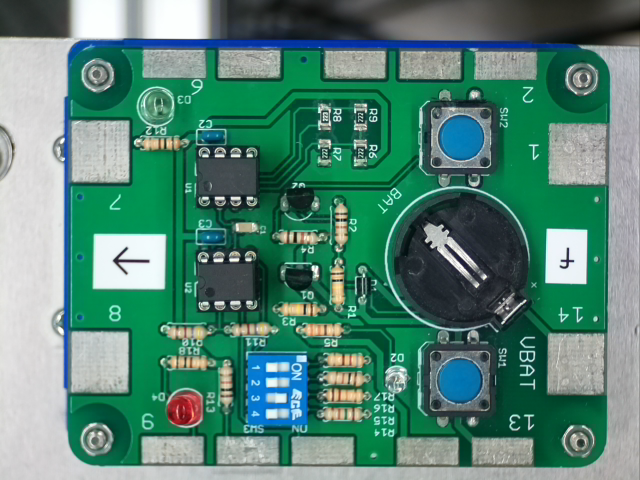
#> input picture sei1.png, 640 x 480 px
$ python direction_detection.py
#> lines starting #> are read from the running program, lines starting #| are printed output that depends on the picture
# -*- coding: utf-8 -*-

import cv2
import numpy as np

def main():

# [7 lines of commented-out code are left out]
    src_img = cv2.imread( "sei1.png" )
#> src_img is the input picture: shape (480, 640, 3); mean B, G, R 117.5, 132.3, 84.5
# [5 lines of commented-out code are left out]

    temprate_img = cv2.imread( "switch_model.png" )
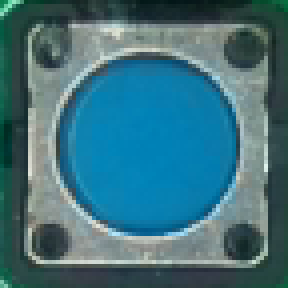
#> input picture switch_model.png, 72 x 72 px (shown 4 times larger)
#> temprate_img is the input picture: shape (72, 72, 3); mean B, G, R 125.1, 112.8, 63.1

    Capture_size_r, Capture_size_c, Capture_size_color = src_img.shape   # 入力画像の高さ、幅、（色）を取得
#> Capture_size_r = 480; Capture_size_c = 640; Capture_size_color = 3

    pixel_mag = 1.0
    pixel_mag = Capture_size_r/480*1.0;	   # 画素数680:480を1.0としたときの入力画像の倍率を求める
#> pixel_mag = 1
    print( pixel_mag )
#| 1.0
# [12 lines of commented-out code are left out]


    sw_default_ulc_fr = 60		# 基板正向き時のスイッチの検査範囲の左上座標:行成分
    sw_default_ulc_fc = 380		# 列成分

    sw_offset_fr = int( sw_default_ulc_fr*pixel_mag )	# 入力画像の画素数に合わせて処理時の座標を求める
#> sw_offset_fr = 60
    sw_offset_fc = int( sw_default_ulc_fc*pixel_mag )
#> sw_offset_fc = 380

    sw_height = int( 130*pixel_mag )	# スイッチの検査範囲
#> sw_height = 130
    sw_width = int( 130*pixel_mag )		# スイッチの検査範囲
#> sw_width = 130

    model_size_r, model_size_c, model_size_color = temprate_img.shape   # 入力画像の高さ、幅、色を取得
#> model_size_r = 72; model_size_c = 72; model_size_color = 3
    temprate_img = cv2.resize( temprate_img , ( int( model_size_c*pixel_mag ), int( model_size_r*pixel_mag ) ) )

    sw_match_threshold = 0.5	# スイッチのパターンマッチングの一致率しきい値


    # 画像処理
    hsv_img = cv2.cvtColor( src_img, cv2.COLOR_BGR2HSV )	# HSVに変換する。
#> hsv_img: shape (480, 640, 3); mean H, S, V 75.4, 120, 137.1
    split_img = cv2.split( hsv_img )


# 正向き判定　タクトスイッチの位置を判定する。
    cropped_img = src_img[sw_offset_fr:sw_offset_fr + sw_height, sw_offset_fc:sw_offset_fc + sw_width]
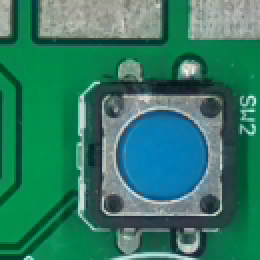
#> cropped_img: shape (130, 130, 3) (shown 2 times larger); mean B, G, R 102.2, 121.9, 49
    temprate_img = cv2.cvtColor( temprate_img,cv2.COLOR_BGR2GRAY )
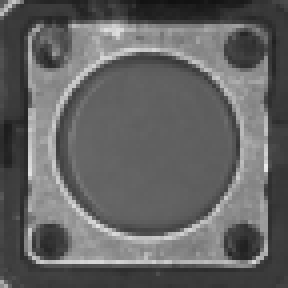
#> temprate_img: shape (72, 72) (shown 4 times larger); min 17, max 234, mean 99.3
    cropped_img = cv2.cvtColor( cropped_img,cv2.COLOR_BGR2GRAY )
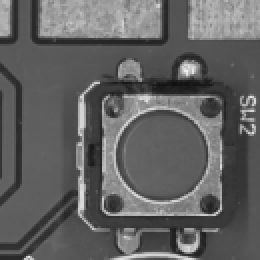
#> cropped_img: shape (130, 130) (shown 2 times larger); min 17, max 242, mean 97.8
    #cv2.imshow( "sw F image", cropped_img )
    res = cv2.matchTemplate( cropped_img, temprate_img, cv2.TM_CCOEFF_NORMED )	# テンプレートマッチング
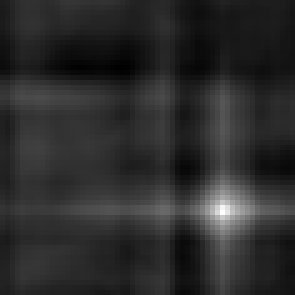
#> res: shape (59, 59) float32 (shown 5 times larger); min -0.197, max 0.96, mean 0.00452; drawn with min black and max white
    loc = np.where( res >= sw_match_threshold )
#> loc = 25 positions, rows 39 to 44, columns 42 to 48
    h, w = temprate_img.shape
#> h = 72; w = 72
    cropped_img = cv2.cvtColor( cropped_img, cv2.IMREAD_GRAYSCALE )
#> cropped_img: shape (130, 130, 4)
    sw_result = 0
    for pt in zip( *loc[::-1] ):	# マッチング率の高い場所表示
        cv2.rectangle( cropped_img, pt, (pt[0] + w, pt[1] + h), (0, 0, 255), 2 )
        sw_result += 1
#> this loop made 25 passes
#> pt on passes 1 to 12: (44, 39), (45, 39), (43, 40), (44, 40), (45, 40), (46, 40), (42, 41), (43, 41), (44, 41), (45, 41), (46, 41), (47, 41)
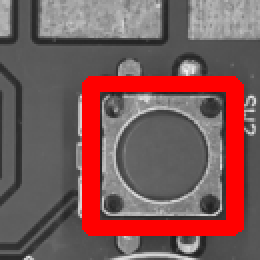
#> cropped_img: shape (130, 130, 4) (shown 2 times larger); mean B, G, R, A 87.9, 87.9, 124.4, 218.5
#> after the loop, sw_result = 25

    cv2.imshow( "result F match", cropped_img )
    print( "match result F:", sw_result)
#| match result F: 25


    if sw_result > 0:	# 緑の面積がある程度以上だったら、
        print( "OK" )
    else:
        print( "NG" )


# [9 lines of commented-out code are left out]
    cv2.imshow( "source image", src_img )					# 表示する。
#   cv2.imshow( "gray scale image", gray_img )				# 表示する。
#   cv2.imshow( "blue channel image", blue_img )			# 表示する。
#   cv2.imshow( "green channel image", green_img )			# 表示する。
#   cv2.imshow( "red channel image", red_img )				# 表示する。
#   cv2.imshow( "gray scale inverted image", inverted_img )	# 表示する。
#   print( "Result", result )

    cv2.waitKey( 0 )	# 表示のアクションを起こす。
    cv2.destroyAllWindows()

# [7 lines of commented-out code are left out]

if __name__=="__main__":
    main()
